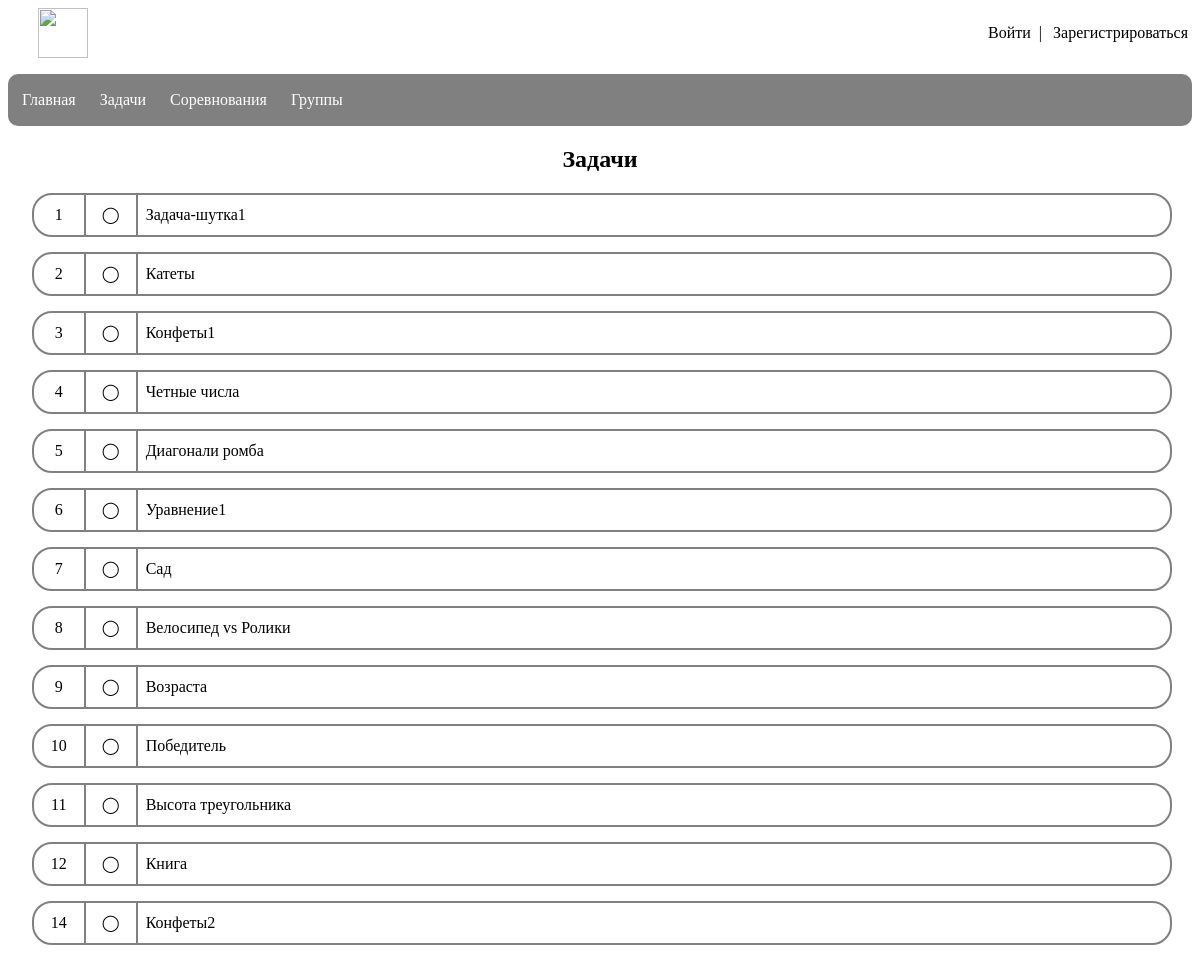
The page /tasks on the database its author committed.
### app/models.py (models this page shows, shortened)
class Task(db.Model):
    id = db.Column(db.Integer, primary_key=True)
    statement = db.Column(db.String)
    creator_id = db.Column(db.Integer, db.ForeignKey('user.id'))
    title = db.Column(db.String(60))
    answer = db.Column(db.String(60))
    solutions = db.relationship('Solution', backref='task', lazy='dynamic')

### app/routes.py (the view, shortened to what this page needs)
@app.route('/tasks', methods=['GET', 'POST'], defaults={'id': None})
@app.route('/tasks/<int:id>', methods=['GET', 'POST'])
def tasks(id):
    tasks = Task.query.all()
    if not current_user.is_anonymous:
        tasks_status = current_user.get_tasks_status()
        return render_template('tasks.html', id=id, tasks=tasks, tasks_status=tasks_status)
    return render_template('tasks.html', id=id, tasks_status=tasks)

### app/templates/tasks.html
{% extends "base.html" %}
{% block content %}
    {% if not id %}
    <h2>Задачи</h2>
    {% for task in tasks_status %}
    <a href="\tasks\{{task.id}}" id="tasks">
        <div class="task">
            <div class="task_id">
                {{ task.id }}
            </div>
            <div class="task_status">
                {% if not current_user.is_anonymous %}
                    {{ task.status }}
                {% else %}
                    ◯
                {% endif %}
            </div>
            <div>
                <div class="tasks_title">
                    {{ task.title }}
                </div>
            </div>
        </div>
    </a>
    {% endfor %}
    {% else %}
        {% include '_task.html' %}
    {% endif %}
{% endblock %}

### app/templates/base.html (shortened to what this page needs)
<html>
    <head>
        <link type="text/css" href="../static/css/styles.css" rel="stylesheet" />
    </head>
    <body>
        <div id="header">
            <a href="/"><img class="logo" src="../static/images/logo.png"></a>
            <div>
                {% if current_user.is_anonymous %}
                <a href="/login" class="login">Войти</a>
                |
                <a href="/register" class="login">Зарегистрироваться</a>
                {% else %}
                <a href="/profile" id="profile_button"> {{ current_user.username }} </a>
                |
                <a href="{{ '/logout' }}" class="login">Выйти</a>
                {% endif %}
            </div>
        </div>
        <div id="menu">
            <ul>
                <li><a href="/">Главная</a></li>
                <li><a href="/tasks">Задачи</a></li>
                <li><a href="/contests">Соревнования</a></li>
                <li><a href="/groups">Группы</a></li>
            </ul>
        </div>
        {% block content %}{% endblock %}
    </body>
</html>

### app/static/css/styles.css (style rules this page uses)
body { font-family: Comic Sans MS; }
ul { list-style-type: none; padding: 7px; overflow: hidden; background-color: grey; border-radius: 10px; }
.logo { height: 50px; margin-left: 30px; }
#header { display: flex; justify-content: space-between; align-items: center; }
.login { color: black; text-align: center; }
.login { padding: 4px; padding-left: 7px; color: black; border-radius: 5px; text-decoration: none; }
li { float: left; }
li a { display: block; color: white; text-align: center; margin-right: 10px; padding: 10px; padding-left: 7px; padding-right: 7px; border-radius: 10px; text-decoration: none; }
#tasks { color: black; text-decoration: none }
.task { margin-left: 2%; margin-top: 15px; border: 2px solid grey; border-radius: 20px; width: 96%; display: flex; align-items: center; height: 40px; }
.task_id { width: 50px; height: 40px; display: flex; justify-content: center; align-items: center; border-right: 2px solid grey; }
.tasks_title { padding: 8px; display: flex; text-items: center; }
.task_status { width: 50px; height: 40px; border-right: 2px solid grey; display: flex; justify-content: center; align-items: center; }
h2 { text-align: center; }

### rows shown on the page
Task: id "1", title "Задача-шутка1"
Task: id "2", title "Катеты"
Task: id "3", title "Конфеты1"
Task: id "4", title "Четные числа"
Task: id "5", title "Диагонали ромба"
Task: id "6", title "Уравнение1"
Task: id "7", title "Сад"
Task: id "8", title "Велосипед vs Ролики"
Task: id "9", title "Возраста"
Task: id "10", title "Победитель"
Task: id "11", title "Высота треугольника"
Task: id "12", title "Книга"
Task: id "14", title "Конфеты2"
